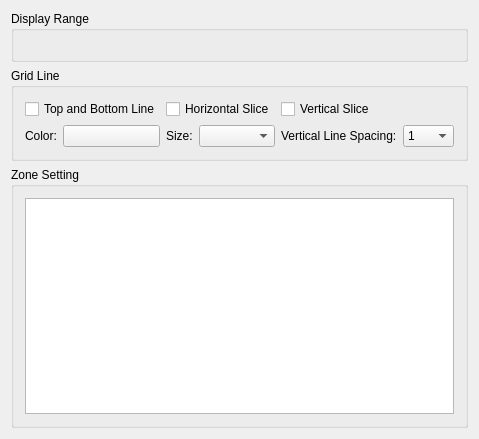
<?xml version="1.0" encoding="UTF-8"?>
<ui version="4.0">
 <class>CXPageLFMGeometryVis</class>
 <widget class="CXBasePropertyPage" name="CXPageLFMGeometryVis">
  <property name="geometry">
   <rect>
    <x>0</x>
    <y>0</y>
    <width>444</width>
    <height>439</height>
   </rect>
  </property>
  <property name="windowTitle">
   <string>CXPage3DLFMGeometryVis</string>
  </property>
  <layout class="QVBoxLayout" name="verticalLayout">
   <item>
    <widget class="QGroupBox" name="gbxDisplayRange">
     <property name="title">
      <string>Display Range</string>
     </property>
     <property name="flat">
      <bool>true</bool>
     </property>
     <layout class="QVBoxLayout" name="verticalLayout_2">
      <item>
       <widget class="CXSliderComplex" name="m_pSliderInline" native="true"/>
      </item>
      <item>
       <widget class="CXSliderComplex" name="m_pSliderCrossline" native="true"/>
      </item>
     </layout>
    </widget>
   </item>
   <item>
    <widget class="QGroupBox" name="gbxGridLine">
     <property name="title">
      <string>Grid Line</string>
     </property>
     <property name="flat">
      <bool>true</bool>
     </property>
     <layout class="QGridLayout" name="gridLayout_2">
      <item row="1" column="0">
       <widget class="QLabel" name="lblColor">
        <property name="sizePolicy">
         <sizepolicy hsizetype="Fixed" vsizetype="Preferred">
          <horstretch>0</horstretch>
          <verstretch>0</verstretch>
         </sizepolicy>
        </property>
        <property name="text">
         <string>Color:</string>
        </property>
       </widget>
      </item>
      <item row="1" column="1">
       <widget class="CXButtonColorEdit" name="m_pClrBtnLine">
        <property name="text">
         <string/>
        </property>
       </widget>
      </item>
      <item row="0" column="0" colspan="2">
       <widget class="QCheckBox" name="m_pChkTopAndBottomLine">
        <property name="text">
         <string>Top and Bottom Line</string>
        </property>
       </widget>
      </item>
      <item row="1" column="2">
       <widget class="QLabel" name="lblSize">
        <property name="sizePolicy">
         <sizepolicy hsizetype="Fixed" vsizetype="Preferred">
          <horstretch>0</horstretch>
          <verstretch>0</verstretch>
         </sizepolicy>
        </property>
        <property name="text">
         <string>Size:</string>
        </property>
       </widget>
      </item>
      <item row="1" column="3">
       <widget class="CXLineWidthListCombBox" name="m_pCmbLineSize"/>
      </item>
      <item row="0" column="2" colspan="2">
       <widget class="QCheckBox" name="m_pChkHorizontalSlice">
        <property name="text">
         <string>Horizontal Slice</string>
        </property>
       </widget>
      </item>
      <item row="1" column="4">
       <widget class="QLabel" name="lblVerticalLineSpacing">
        <property name="text">
         <string>Vertical Line Spacing:</string>
        </property>
       </widget>
      </item>
      <item row="0" column="4" colspan="2">
       <widget class="QCheckBox" name="m_pChkVerticalSlice">
        <property name="text">
         <string>Vertical Slice</string>
        </property>
       </widget>
      </item>
      <item row="1" column="5">
       <widget class="QComboBox" name="m_pCmbVerticalLineSpacing">
        <item>
         <property name="text">
          <string>1</string>
         </property>
        </item>
        <item>
         <property name="text">
          <string>2</string>
         </property>
        </item>
        <item>
         <property name="text">
          <string>3</string>
         </property>
        </item>
        <item>
         <property name="text">
          <string>4</string>
         </property>
        </item>
        <item>
         <property name="text">
          <string>5</string>
         </property>
        </item>
        <item>
         <property name="text">
          <string>6</string>
         </property>
        </item>
        <item>
         <property name="text">
          <string>7</string>
         </property>
        </item>
        <item>
         <property name="text">
          <string>8</string>
         </property>
        </item>
        <item>
         <property name="text">
          <string>9</string>
         </property>
        </item>
        <item>
         <property name="text">
          <string>10</string>
         </property>
        </item>
        <item>
         <property name="text">
          <string>20</string>
         </property>
        </item>
        <item>
         <property name="text">
          <string>30</string>
         </property>
        </item>
        <item>
         <property name="text">
          <string>50</string>
         </property>
        </item>
        <item>
         <property name="text">
          <string>80</string>
         </property>
        </item>
        <item>
         <property name="text">
          <string>100</string>
         </property>
        </item>
        <item>
         <property name="text">
          <string>120</string>
         </property>
        </item>
        <item>
         <property name="text">
          <string>150</string>
         </property>
        </item>
        <item>
         <property name="text">
          <string>200</string>
         </property>
        </item>
        <item>
         <property name="text">
          <string>300</string>
         </property>
        </item>
       </widget>
      </item>
      <item row="1" column="6">
       <spacer name="horizontalSpacer">
        <property name="orientation">
         <enum>Qt::Horizontal</enum>
        </property>
        <property name="sizeHint" stdset="0">
         <size>
          <width>40</width>
          <height>20</height>
         </size>
        </property>
       </spacer>
      </item>
     </layout>
    </widget>
   </item>
   <item>
    <widget class="QGroupBox" name="gbxZoneSetting">
     <property name="title">
      <string>Zone Setting</string>
     </property>
     <property name="flat">
      <bool>true</bool>
     </property>
     <layout class="QGridLayout" name="gridLayout">
      <item row="0" column="0">
       <widget class="QTableWidget" name="m_pTableZone"/>
      </item>
     </layout>
    </widget>
   </item>
  </layout>
 </widget>
 <layoutdefault spacing="6" margin="11"/>
 <customwidgets>
  <customwidget>
   <class>CXBasePropertyPage</class>
   <extends>QWidget</extends>
   <header location="global">xbasepropertypage.h</header>
   <container>1</container>
  </customwidget>
  <customwidget>
   <class>CXSliderComplex</class>
   <extends>QWidget</extends>
   <header location="global">xslidercomplex.h</header>
   <container>1</container>
  </customwidget>
  <customwidget>
   <class>CXLineWidthListCombBox</class>
   <extends>QComboBox</extends>
   <header location="global">xlinecomponent.h</header>
  </customwidget>
  <customwidget>
   <class>CXButtonColorEdit</class>
   <extends>QPushButton</extends>
   <header location="global">xbuttoncoloredit.h</header>
  </customwidget>
 </customwidgets>
 <resources/>
 <connections/>
</ui>
